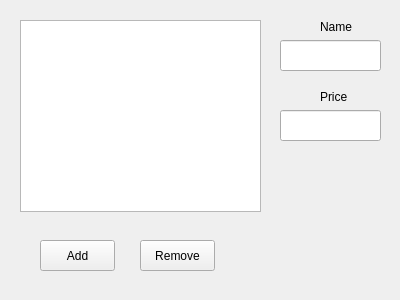
<?xml version="1.0" encoding="UTF-8"?>
<ui version="4.0">
 <class>Gui</class>
 <widget class="QWidget" name="Gui">
  <property name="geometry">
   <rect>
    <x>0</x>
    <y>0</y>
    <width>400</width>
    <height>300</height>
   </rect>
  </property>
  <property name="windowTitle">
   <string>Gui</string>
  </property>
  <widget class="QTableWidget" name="TableWidget">
   <property name="geometry">
    <rect>
     <x>20</x>
     <y>20</y>
     <width>241</width>
     <height>192</height>
    </rect>
   </property>
  </widget>
  <widget class="QLineEdit" name="NameEdit">
   <property name="geometry">
    <rect>
     <x>280</x>
     <y>40</y>
     <width>101</width>
     <height>31</height>
    </rect>
   </property>
  </widget>
  <widget class="QLineEdit" name="PriceEdit">
   <property name="geometry">
    <rect>
     <x>280</x>
     <y>110</y>
     <width>101</width>
     <height>31</height>
    </rect>
   </property>
  </widget>
  <widget class="QLabel" name="label">
   <property name="geometry">
    <rect>
     <x>320</x>
     <y>90</y>
     <width>47</width>
     <height>13</height>
    </rect>
   </property>
   <property name="text">
    <string>Price</string>
   </property>
  </widget>
  <widget class="QLabel" name="label_2">
   <property name="geometry">
    <rect>
     <x>320</x>
     <y>20</y>
     <width>47</width>
     <height>13</height>
    </rect>
   </property>
   <property name="text">
    <string>Name</string>
   </property>
  </widget>
  <widget class="QPushButton" name="AddButton">
   <property name="geometry">
    <rect>
     <x>40</x>
     <y>240</y>
     <width>75</width>
     <height>31</height>
    </rect>
   </property>
   <property name="text">
    <string>Add</string>
   </property>
  </widget>
  <widget class="QPushButton" name="RemoveButton">
   <property name="geometry">
    <rect>
     <x>140</x>
     <y>240</y>
     <width>75</width>
     <height>31</height>
    </rect>
   </property>
   <property name="text">
    <string>Remove</string>
   </property>
  </widget>
 </widget>
 <layoutdefault spacing="6" margin="11"/>
 <resources/>
 <connections/>
</ui>
